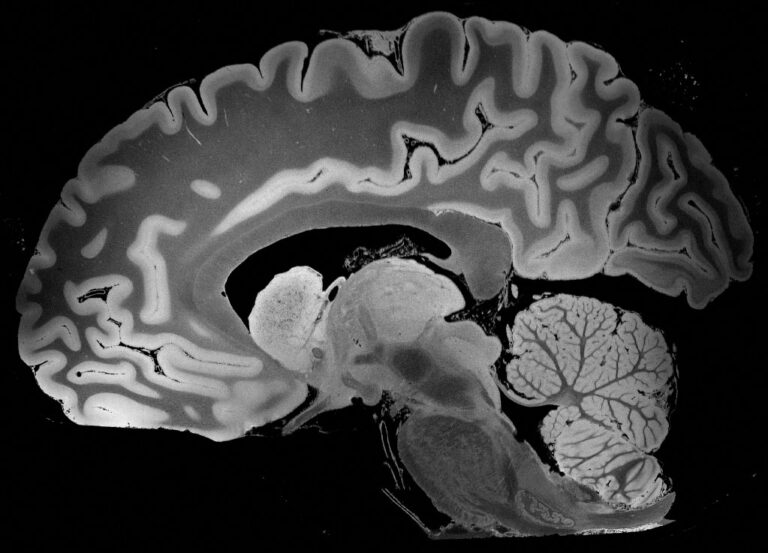
#> input picture homework/homework_2_submission/brain.jpg, 768 x 553 px
$ jupyter execute homework_2_24433646.ipynb.ipynb
#> lines starting #> are read from the running program, lines starting #| are printed output that depends on the picture
[cell 1]
# JD: -10 for incorrect handling of originaL_size in compression_ratio

[cell 2]
#!pip install scipy

[cell 3]
#!pip install Pillow

[cell 4]
# Import necessary libraries
import numpy as np
import matplotlib.pyplot as plt
from PIL import Image
from scipy.linalg import svd

[cell 5]
# Step 1: Load, normalize, and display the grayscale image
image_path = 'brain.jpg'  # Replace with your local image path if necessary
image = Image.open(image_path).convert('L')  # Convert to grayscale
#> image is the input picture: PIL image 768x553 L; min 0, max 246, mean 61.5
image_gray = np.array(image) / 255.0  # Normalize pixel values to the range [0, 1]

# Print shape of the grayscale image
print("Shape of image_gray:", image_gray.shape)
#| Shape of image_gray: (553, 768)

# Display
plt.figure(figsize=(6, 6))
plt.imshow(image_gray, cmap='gray')
plt.title('Original Grayscale Image')
plt.axis('off')
plt.show()

[cell 6]
# Step 2: Perform Singular Value Decomposition (SVD)
U, Sigma, Vt = svd(image_gray, full_matrices=False)
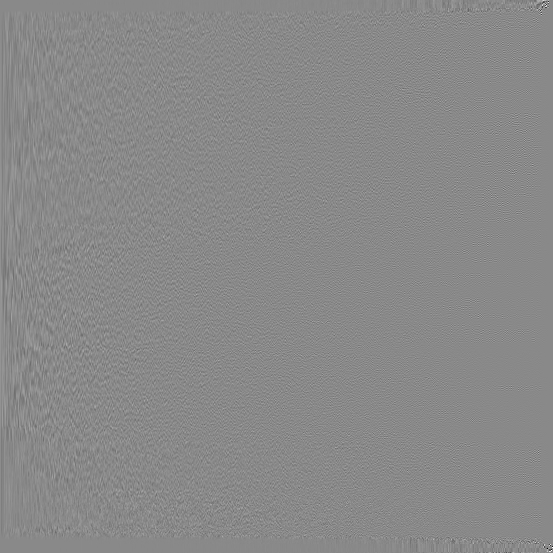
#> U: shape (553, 553) float64; min -0.826, max 0.707, mean 1.11e-05; drawn with min black and max white
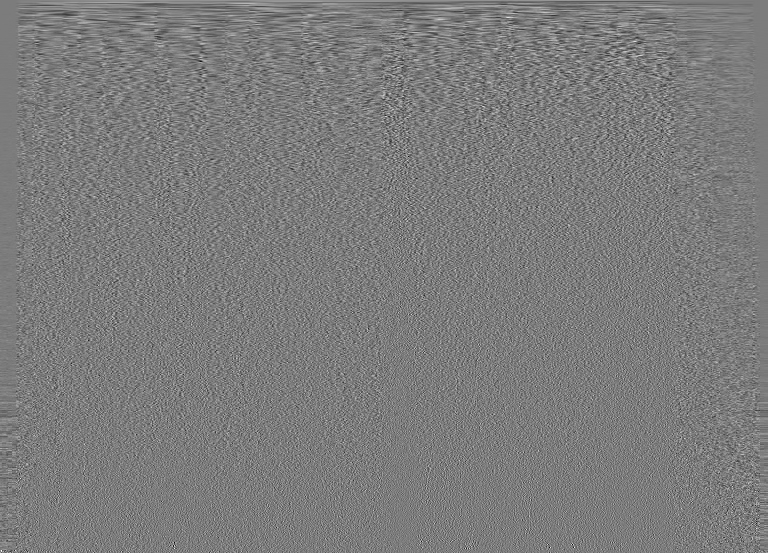
#> Vt: shape (553, 768) float64; min -0.233, max 0.245, mean 5.81e-05; drawn with min black and max white
#> Sigma = 553 values, max 193.5 at index 0, min 1.49e-14 at index 550, mean 1.91
Sigma_matrix = np.diag(Sigma)

# Print the shape of the decomposed matrices
print(f"Shape of U: {U.shape}")
#| Shape of U: (553, 553)
print(f"Shape of Sigma: {Sigma_matrix.shape}")
#| Shape of Sigma: (553, 553)
print(f"Shape of Vt: {Vt.shape}")
#| Shape of Vt: (553, 768)

[cell 7]
def compress_image(U, Sigma_matrix, Vt, k):
    """
    Reconstruct the image using the top k singular values.
    :param U: the left singular vectors
    :param Sigma_matrix: the diagonal matrix of singular values
    :param Vt: the right singular vectors
    :param k: the number of singular values to keep in the compressed image
    :return: The compressed image (a 2D numpy array)
    """
    # Truncate U, Sigma, and Vt to the top k components
    U_k = U[:, :k]
    Sigma_k = Sigma_matrix[:k, :k]
    Vt_k = Vt[:k, :]

    # Reconstruct the image using the top k components
    compressed_image = U_k @ Sigma_k @ Vt_k
    return compressed_image

[cell 8]
# Step 4: Define k_values for compression
k_values = [5, 20, 50, 100]  # Values of k to compress the image with

[cell 9]
# Initialize the list to store compressed images
compressed_images = []

# Compress the image with different values of k
for k in k_values:
    compressed_image = compress_image(U, Sigma_matrix, Vt, k)
    compressed_images.append(compressed_image)
#> this loop made 4 passes
#> pass 1, in compress_image, `compressed_image = U_k @ Sigma_k @ Vt_k`:
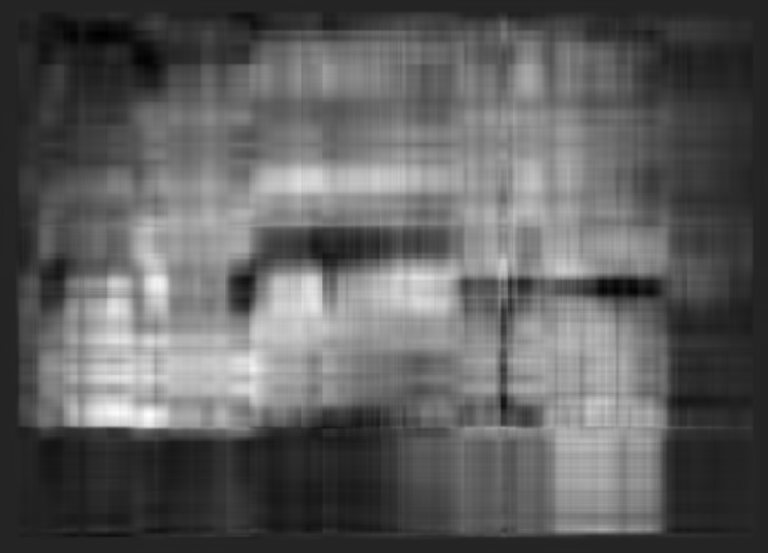
#> compressed_image: shape (553, 768) float64; min -0.148, max 0.899, mean 0.241; drawn with min black and max white
#> pass 2, in compress_image (call 2), `U_k = U[:, :k]`:
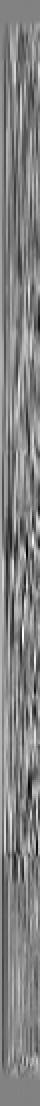
#> U_k: shape (553, 20) float64 (shown 2 times larger); min -0.161, max 0.155, mean 0.001; drawn with min black and max white
#> pass 2, in compress_image (call 2), `Sigma_k = Sigma_matrix[:k, :k]`:
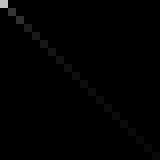
#> Sigma_k: shape (20, 20) float64 (shown 8 times larger); min 0, max 193.5, mean 1.4
#> pass 2, in compress_image (call 2), `compressed_image = U_k @ Sigma_k @ Vt_k`:
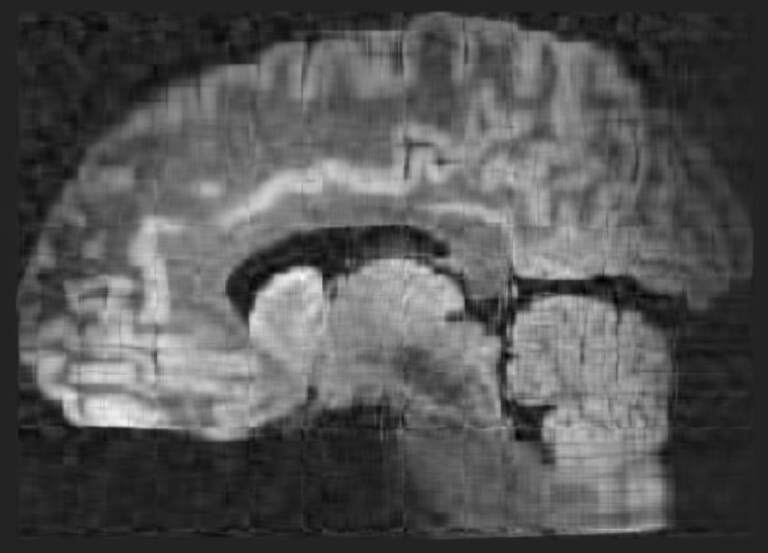
#> compressed_image: shape (553, 768) float64; min -0.164, max 1.04, mean 0.241; drawn with min black and max white
#> after the loop, compressed_images = 4 items

[cell 10]
# Step 5 (Done for you)
# Display the compressed images
# The code below should not be modified!
plt.figure(figsize=(12, 12))
for i, k in enumerate(k_values):
    plt.subplot(2, 2, i + 1)
    plt.imshow(compressed_images[i], cmap='gray')
    plt.title(f"Compressed Image with k={k}")
    plt.axis('off')
plt.show()
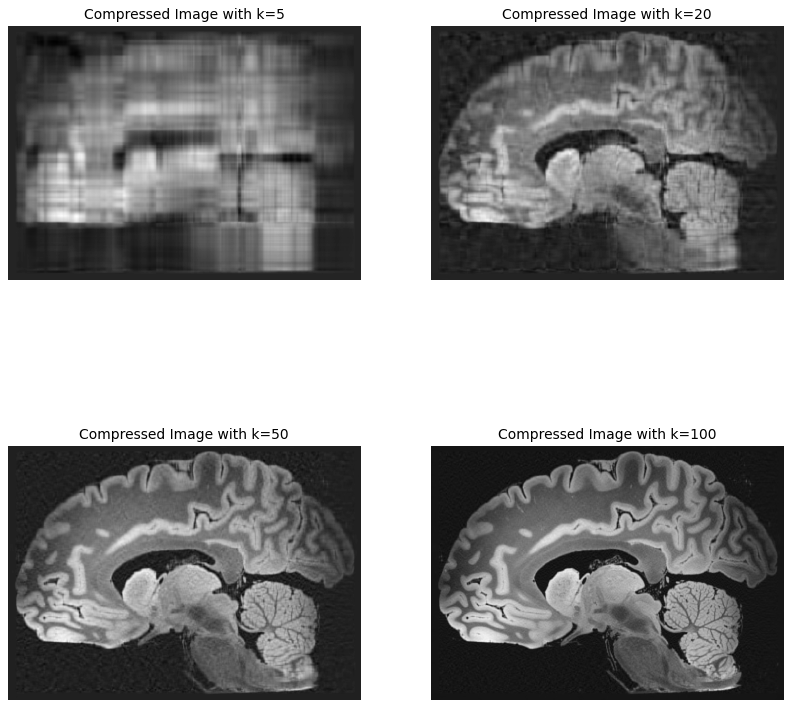
#> figure drawn by matplotlib, 4 panels

[cell 11]
def compression_ratio(k, original_size):
    """
    Calculate the compression ratio as the fraction of the number of stored values.
    :param k: the number of singular values to keep in the compressed image
    :param original_size: the number of pixels in the original image
    :return:
    """
    # Calculate the number of values stored in the compressed image
    compressed_size = k * (U.shape[0] + Vt.shape[0])  # k singular values stored in U and Vt
    return original_size / compressed_size  # Return the ratio
def reconstruction_error(original, compressed):
    """
    Calculate the reconstruction error as the Frobenius norm of the difference between the original and compressed image.
    Normalize the ratio by the Frobenius norm of the original image.
    Multiply by 100 to get the percentage error.
    :param original: the original image
    :param compressed: the compressed image
    :return:
    """
    # Calculate the Frobenius norm of the difference between the original and compressed image
    error_norm = np.linalg.norm(original - compressed, 'fro')

    # Calculate the Frobenius norm of the original image
    original_norm = np.linalg.norm(original, 'fro')

    # Calculate the percentage error
    percent_error = 100 * (error_norm / original_norm)
    return percent_error

[cell 12]
def reconstruction_error(original, compressed):
    """
    Calculate the reconstruction error as the Frobenius norm of the difference between the original and compressed image.
    Normalize by the Frobenius norm of the original image and multiply by 100.
    """
    frob_norm_diff = np.linalg.norm(original - compressed, 'fro')
    frob_norm_orig = np.linalg.norm(original, 'fro')
    percent_error = 100 * (frob_norm_diff / frob_norm_orig)
    return percent_error

[cell 13]
# Step 7
# Print the compression ratio and reconstruction error for different values of k
# The code in this cell should not be modified!

# Compute original size (number of pixels)
original_size = image_gray.size
#> original_size = 424704

ratios = []
errors = []
for i, k in enumerate(k_values):
    ratio = compression_ratio(k, original_size)
    error = reconstruction_error(image_gray, compressed_images[i])
    ratios.append(ratio)
    errors.append(error)
    print(f"For k={k}, Compression Ratio: {ratio:.2f}, Reconstruction Error: {error:.2f}%")
#> this loop made 4 passes
#> error on passes 1 to 4: 31.22, 18.57, 10.57, 5.89
#| For k=5, Compression Ratio: 76.80, Reconstruction Error: 31.22%
#| For k=20, Compression Ratio: 19.20, Reconstruction Error: 18.57%
#| For k=50, Compression Ratio: 7.68, Reconstruction Error: 10.57%
#| For k=100, Compression Ratio: 3.84, Reconstruction Error: 5.89%
#> after the loop, errors = [31.22, 18.57, 10.57, 5.89]; ratios = [76.8, 19.2, 7.68, 3.84]

[cell 14]
## Step 8
# Plot the compression ratio and reconstruction error
plt.plot(k_values, ratios, marker='o')
plt.ylabel('Compression Ratio')
plt.twinx()
plt.plot(k_values, errors, marker='x', color='r')
plt.xlabel('k')
plt.ylabel('Error')
plt.title('Compression Ratio and Percent Error vs. k')
plt.show()
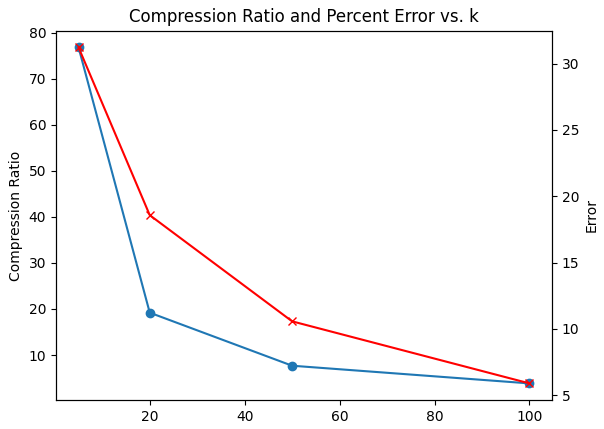
#> figure drawn by matplotlib, 2 panels
